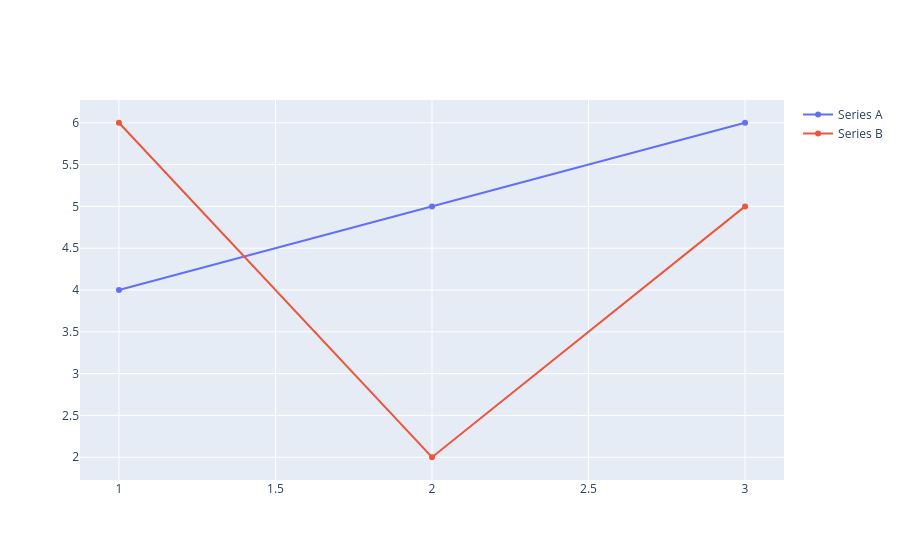

Here is the notebook cell this chart was saved with:
### Code cell
import plotly.graph_objects as go

fig = go.Figure()

fig.add_trace(
    go.Scatter(
        x=[1,2,3],
        y=[4,5,6],
        name="Series A"
    )
)

fig.add_trace(
    go.Scatter(
        x=[1,2,3],
        y=[6,2,5],
        name="Series B"
    )
)

fig.show()

### Figure 1 — Plotly figure (JSON) as saved in the notebook; plotly's stock layout.template omitted (floating-point values rounded to 4 significant figures)
{"data": [{"name": "Series A", "type": "scatter", "x": [1, 2, 3], "y": [4, 5, 6]}, {"name": "Series B", "type": "scatter", "x": [1, 2, 3], "y": [6, 2, 5]}], "layout": {}}
